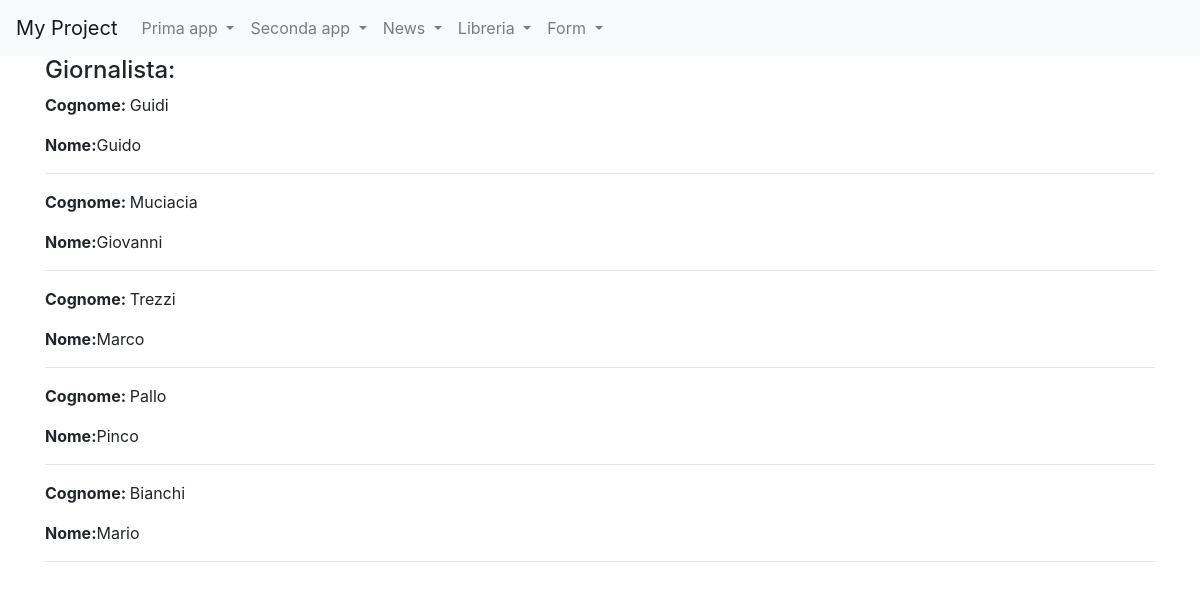
Page /news/lista_giornalisti/ on the committed database.
### news/models.py (models this page shows, shortened)
class Giornalista(models.Model):
    nome= models.CharField(max_length=20)
    cognome= models.CharField(max_length=20)
    class Meta:
        verbose_name="Giornalista"
        verbose_name_plural="Giornalisti"

### news/views.py (the view)
# urls.py: path("lista_giornalisti/", GiornalistaListView.as_view(), name="lista_giornalisti")
class GiornalistaListView(ListView):
    model=Giornalista
    template_name="lista_giornalisti.html"
    def get_context_data(self, **kwargs):
        context=super().get_context_data(**kwargs)
        context["giornalisti"]= Giornalista.objects.all()
        return context

### news/templates/lista_giornalisti.html (shortened to what this page needs)
{% extends 'base.html'%}
{%block content%}
    <h4>Giornalista: </h4>
    {% for giornalista in giornalisti %}
        <p><strong>Cognome: </strong>{{giornalista.cognome}}</p>
        <p><strong>Nome:</strong>{{ giornalista.nome}}</p>
        <hr>
    {% endfor %}
{% endblock content %}

### rows in the picture
Giornalista: cognome "Guidi", nome "Guido"
Giornalista: cognome "Muciacia", nome "Giovanni"
Giornalista: cognome "Trezzi", nome "Marco"
Giornalista: cognome "Pallo", nome "Pinco"
Giornalista: cognome "Bianchi", nome "Mario"
